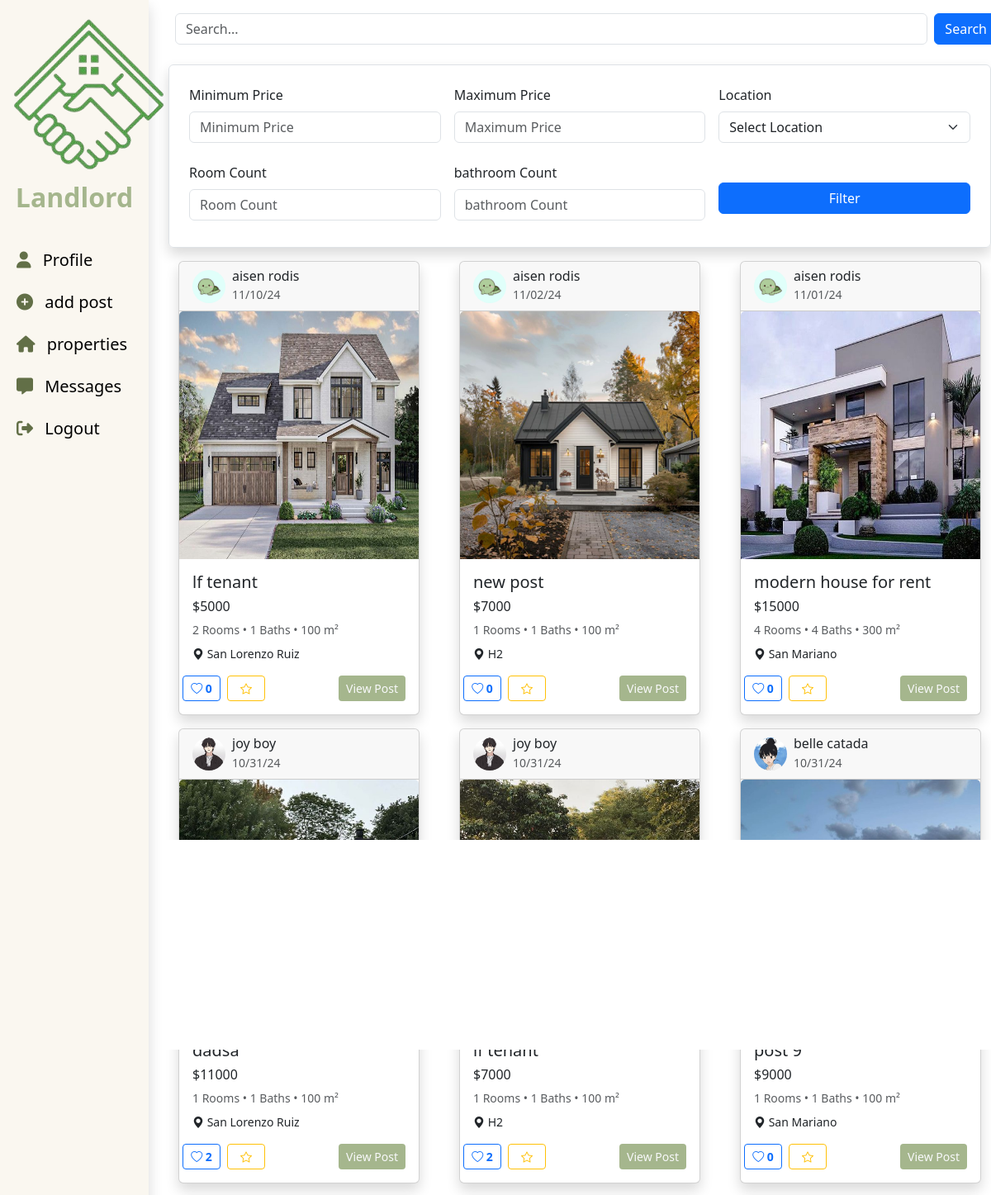
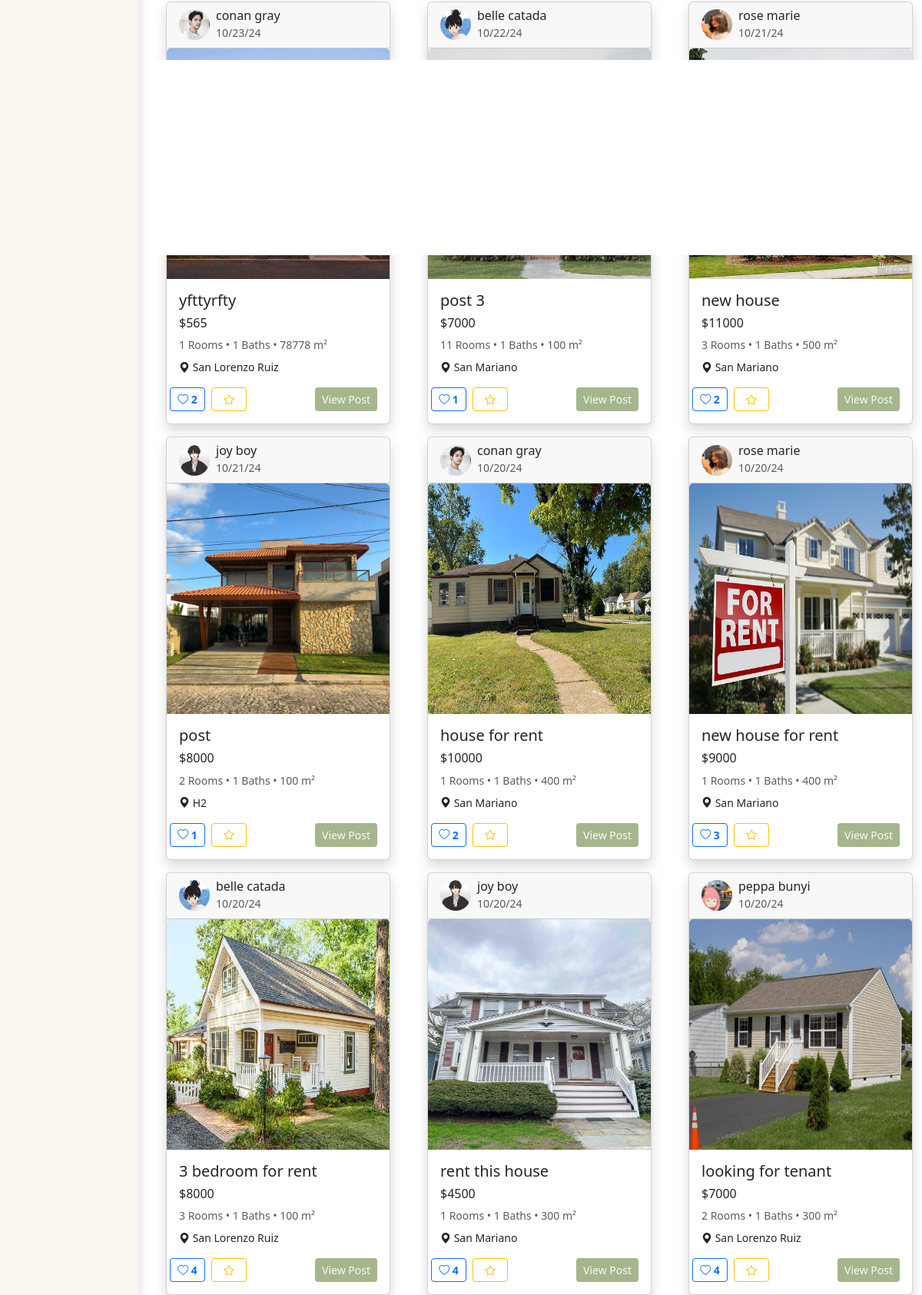
The page /frontend/user.tenant.listing.php on the database its author committed (2 pictures, top to bottom).
### tables this page shows
CREATE TABLE `post_property` (
  `post_id` int(11) NOT NULL,
  `landlord_id` int(11) DEFAULT NULL,
  `post_title` varchar(255) DEFAULT NULL,
  `post_images` varchar(255) DEFAULT NULL,
  `post_price` int(11) DEFAULT NULL,
  `post_description` text DEFAULT NULL,
  `post_location` varchar(255) DEFAULT NULL,
  `room_count` int(11) DEFAULT NULL,
  `bathroom_count` int(11) DEFAULT NULL,
  `sqr_meters` int(11) DEFAULT NULL,
  `post_created_at` varchar(255) DEFAULT NULL,
  `address` varchar(255) DEFAULT NULL,
  `post_status` varchar(255) DEFAULT NULL,
  `latitude` decimal(20,15) DEFAULT NULL,
  `longitude` decimal(20,15) DEFAULT NULL
);

create table landlords(
account_id int AUTO_INCREMENT primary key,
fullname varchar(255),
email varchar(255),
username varchar(255),
password varchar(255),
contact varchar(255),
account_type varchar(255),
profile_picture varchar(255) ,
isRenting varchar(255)
);

### backend/class/database.php (called while the page is built, shortened)
<?php
class Database{
    public function pdo()
    {
        return new PDO("mysql:host=localhost; user=root; dbname=quicktira;");
    }
    public function get($query, $data = [], $type)
    {
        $pdo = $this->pdo();
        $stmt = $pdo->prepare($query);
        $stmt->execute($data);
        switch($type)
        {
            case "fetch":
                return $stmt->fetch(PDO::FETCH_ASSOC);
            break;
            case "fetchAll":
                return $stmt->fetchAll(PDO::FETCH_ASSOC);
            break;
        }
    }
}

### frontend/public_component/display_post.php (the view, shortened to what this page needs)
<?php foreach ($property_data as $property): ?>
	<div class="col-12 col-md-4">
		<form class="container mt-3 " action="user.tenant.listing_view.php" method="post">
			<div class="card shadow">
				<div class="card-header d-flex align-items-center">
					<img src="image/profile_image/<?= htmlspecialchars($property['profile_picture']) ?>" alt="Profile" class="rounded-circle me-2" style="width: 40px; height: 40px;">
					<div>
						<h6 class="card-title mb-0"> <?= htmlspecialchars($property['fullname']) ?> </h6>
						<small class="text-muted"><?= htmlspecialchars($property['post_created_at']) ?></small>
					</div>
				</div>
				<img src="image/post_property_image/<?= htmlspecialchars($property['post_images']) ?>" alt="Property" class="card-img-top img-fluid" style="width:100%; height:300px;">
				<div class="card-body">
					<h5 class="card-title"><?= htmlspecialchars($property['post_title']) ?></h5>
					<h6 class="mb-2">$<?= htmlspecialchars($property['post_price']) ?></h6>
					<div class="d-flex justify-content-between mb-2">
						<small class="text-muted"><?= htmlspecialchars($property['room_count']) ?> Rooms • <?= htmlspecialchars($property['bathroom_count']) ?> Baths • <?= htmlspecialchars($property['sqr_meters']) ?> m²</small>
					</div>
					<p class="card-text small"><i class="bi bi-geo-alt-fill"></i> <?= htmlspecialchars($property['post_location']) ?></p>
					<div class="d-flex justify-content-between align-items-center">
						<div class='row gap-2 ' style='width:100px'>
							<?php require('public_component/like_react.php'); ?>
							<?php require('public_component/favorite_react.php'); ?>
						</div>
						<input type='submit' class="btn btn-sm text-light" value='View Post' style="background-color: #A5B68D">
					</div>
				</div>
			</div>
		</form>
	</div>
<?php endforeach; ?>

### frontend/user.tenant.listing.php (shortened to what this page needs)
<?php
require_once ('../backend/Aglobal_file.php');
$property_data = $database->get('select * from post_property join landlords on post_property.landlord_id = landlords.account_id where post_status = "active" order by post_id desc ', [], 'fetchAll');
require("../backend/filter_property.php");
?>
<!DOCTYPE html>
<html lang="en">
<head>
    <link href="https://cdn.jsdelivr.net/npm/bootstrap@5.3.0/dist/css/bootstrap.min.css" rel="stylesheet">
    <link href="https://cdn.jsdelivr.net/npm/bootstrap-icons@1.7.2/font/bootstrap-icons.css" rel="stylesheet">
</head>
<body>
    <div class="row">
        <div class="col-12 col-md-2">
            <?php $_SESSION['user']['account_type'] == 'tenant' ? require('public_component/sidebar.tenant.php') : require('public_component/sidebar.landlord.php'); ?>
        </div>
        <div class="col"  style='height:100dvh; overflow:auto'>
            <div class="row mb-4">
                <div class="ms-2 col-12 mt-3">
                    <form action="" method="post" class="d-flex justify-content-center">
                        <input type="text" name="search_id" class="form-control me-2" placeholder="Search...">
                        <button type="submit" class="btn btn-primary"  name='search_btn'>Search</button>
                    </form>
                </div>
            </div>
            <div class="container border p-4 rounded shadow">
                <form action="" method="post" class="row g-3">
                    <div class="col-md-4 mb-2">
                        <label for="min_price" class="form-label">Minimum Price</label>
                        <input type="number" class="form-control" id="min_price" name="min_price" placeholder="Minimum Price">
                    </div>
                    <div class="col-md-4 mb-2">
                        <label for="max_price" class="form-label">Maximum Price</label>
                        <input type="number" class="form-control" id="max_price" name="max_price" placeholder="Maximum Price">
                    </div>
                    <div class="col-md-4 mb-2">
                        <label for="location" class="form-label">Location</label>
                        <select class="form-select" id="location" name="location">
                            <option value="">Select Location</option>
                        </select>
                    </div>
                    <div class="col-md-4 mb-2">
                        <label for="max_room_count" class="form-label">Room Count</label>
                        <input type="number" class="form-control" id="room_count" name="room_count" placeholder="Room Count">
                    </div>
                    <div class="col-md-4 mb-2">
                        <label for="max_bathroom_count" class="form-label">bathroom Count</label>
                        <input type="number" class="form-control" id="bathroom_count" name="bathroom_count" placeholder="bathroom Count">
                    </div>
                    <div class="col-md-4 mb-2">
                        <button type="submit" class="btn btn-primary w-100 mt-4" name='filter_btn'>Filter</button>
                    </div>
                </form>
            </div>
            <div class="row">
                <?php require('public_component/display_post.php'); ?>
            </div>
        </div>
    </div>
</body>
</html>

### frontend/public_component/sidebar.landlord.php (shortened to what this page needs)
<link rel="stylesheet" href="https://cdnjs.cloudflare.com/ajax/libs/font-awesome/6.4.0/css/all.min.css" />
    <div>
        <div class="side-menu shadow" id="side-menu" style='height : 100dvh'>
            <div class="d-none d-md-block">
                <center>
                    <div class="img">
                        <img src="image/website_image/imag-logo1.png" class="resize">
                    </div>
                    <div>
                        <h2 style="font-weight: bold;">Landlord</h2>
                    </div>
                </center>
            </div>
            <br>
            <a href="user.profile.php">
                <i class="fa-solid fa-user"></i>
                <span>Profile</span>
            </a>
            <a href="user.landlord.addpost.php">
                <i class="fa-solid fa-plus-circle text-green"></i>
                <span>add post</span>
            </a>
            <a href="user.landlord_properties.php">
                <i class="fa-solid fa-home"></i>
                <span>properties</span>
            </a>
            <a href="user.messages.php">
                <i class="fa-solid fa-message"></i>
                <span>Messages</span>
            </a>
            <a id='logout1' class="">
                <i class="fa-solid fa-sign-out-alt"></i>
                <span>Logout</span>
            </a>
        </div>
    </div>

### frontend/public_component/like_react.php
<?php
$like_count = count($database->get('select * from like_react where post_id = ?', [$property['post_id']], 'fetchAll'));
if($check_like = $database->get('select * from like_react where post_id = ? && user_id = ?', [$property['post_id'], $_SESSION['user']['account_id']], 'fetch'))
{
    echo
    "<button type='button' class='like-btn col btn btn-primary text-light btn-sm ' data-post-id=" . $property['post_id']. ">
        <i class='bi bi-heart-fill'></i>
        <b> {$like_count} </b>
    </button>";
}
else
{
    echo "<button type='button' class='like-btn col btn btn-outline-primary btn-sm ' data-post-id='" . $property['post_id']. "'>
        <i class='bi bi-heart'></i>
        <b> {$like_count} </b>
    </button>";
}

### frontend/public_component/favorite_react.php
<?php
if($check_favorite = $database->get('select * from favorite where post_id = ? && user_id = ?', [$property['post_id'], $_SESSION['user']['account_id']], 'fetch'))
{
    echo
    "<button type='button' class='favorite-btn col btn btn-warning btn-sm  text-dark' data-post-id='" . $property['post_id'] . "'>
        <i class='bi bi-star'></i>
    </button>";
}
else
{
    echo
    "<button type='button' class='favorite-btn col btn btn-outline-warning btn-sm  ' data-post-id='" . $property['post_id'] . "'>
        <i class='bi bi-star'></i>
    </button>";
}

### frontend/public_component/sidebar.landlord.php (style rules this page uses)
* { padding: 0; margin: 0; text-decoration: none; list-style: none; box-sizing: border-box; }
.side-menu { position: relative; background: #faf7f0; width: 100%; height: 100%; z-index: 9999; top: 0; left: 0; }
.img { width: 220px; height: 220px; overflow: hidden; }
.resize { margin: -135px 20px -30px -142px; }
.side-menu center div h2 { color: #a5b68d; }
.side-menu a { text-decoration: none; display: block; line-height: 50px; transition: 0.4s; }
.side-menu span { font-size: 20px; margin-left: 10px; color: black; }
.side-menu i { font-size: 20px; margin-left: 20px; color: #626f47; }

### rows shown on the page
post_property: landlord.profile_picture (picture), landlord.fullname "aisen rodis", post_created_at "11/10/24", post_images (picture), post_title "lf tenant", post_price "5000", room_count "2", bathroom_count "1", sqr_meters "100", post_location "San Lorenzo Ruiz", like_count "0"
post_property: landlord.profile_picture (picture), landlord.fullname "aisen rodis", post_created_at "11/02/24", post_images (picture), post_title "new post", post_price "7000", room_count "1", bathroom_count "1", sqr_meters "100", post_location "H2", like_count "0"
post_property: landlord.profile_picture (picture), landlord.fullname "aisen rodis", post_created_at "11/01/24", post_images (picture), post_title "modern house for rent", post_price "15000", room_count "4", bathroom_count "4", sqr_meters "300", post_location "San Mariano", like_count "0"
post_property: landlord.profile_picture (picture), landlord.fullname "joy boy", post_created_at "10/31/24", post_images (picture), post_title "dadsa", post_price "11000", room_count "1", bathroom_count "1", sqr_meters "100", post_location "San Lorenzo Ruiz", like_count "2"
post_property: landlord.profile_picture (picture), landlord.fullname "joy boy", post_created_at "10/31/24", post_images (picture), post_title "lf tenant", post_price "7000", room_count "1", bathroom_count "1", sqr_meters "100", post_location "H2", like_count "2"
post_property: landlord.profile_picture (picture), landlord.fullname "belle catada", post_created_at "10/31/24", post_images (picture), post_title "post 9", post_price "9000", room_count "1", bathroom_count "1", sqr_meters "100", post_location "San Mariano", like_count "0"
post_property: landlord.profile_picture (picture), landlord.fullname "conan gray", post_created_at "10/23/24", post_images (picture), post_title "yfttyrfty", post_price "565", room_count "1", bathroom_count "1", sqr_meters "78778", post_location "San Lorenzo Ruiz", like_count "2"
post_property: landlord.profile_picture (picture), landlord.fullname "belle catada", post_created_at "10/22/24", post_images (picture), post_title "post 3", post_price "7000", room_count "11", bathroom_count "1", sqr_meters "100", post_location "San Mariano", like_count "1"
post_property: landlord.profile_picture (picture), landlord.fullname "rose marie", post_created_at "10/21/24", post_images (picture), post_title "new house", post_price "11000", room_count "3", bathroom_count "1", sqr_meters "500", post_location "San Mariano", like_count "2"
post_property: landlord.profile_picture (picture), landlord.fullname "joy boy", post_created_at "10/21/24", post_images (picture), post_title "post", post_price "8000", room_count "2", bathroom_count "1", sqr_meters "100", post_location "H2", like_count "1"
post_property: landlord.profile_picture (picture), landlord.fullname "conan gray", post_created_at "10/20/24", post_images (picture), post_title "house for rent", post_price "10000", room_count "1", bathroom_count "1", sqr_meters "400", post_location "San Mariano", like_count "2"
post_property: landlord.profile_picture (picture), landlord.fullname "rose marie", post_created_at "10/20/24", post_images (picture), post_title "new house for rent", post_price "9000", room_count "1", bathroom_count "1", sqr_meters "400", post_location "San Mariano", like_count "3"
post_property: landlord.profile_picture (picture), landlord.fullname "belle catada", post_created_at "10/20/24", post_images (picture), post_title "3 bedroom for rent", post_price "8000", room_count "3", bathroom_count "1", sqr_meters "100", post_location "San Lorenzo Ruiz", like_count "4"
post_property: landlord.profile_picture (picture), landlord.fullname "joy boy", post_created_at "10/20/24", post_images (picture), post_title "rent this house", post_price "4500", room_count "1", bathroom_count "1", sqr_meters "300", post_location "San Mariano", like_count "4"
post_property: landlord.profile_picture (picture), landlord.fullname "peppa bunyi", post_created_at "10/20/24", post_images (picture), post_title "looking for tenant", post_price "7000", room_count "2", bathroom_count "1", sqr_meters "300", post_location "San Lorenzo Ruiz", like_count "4"
